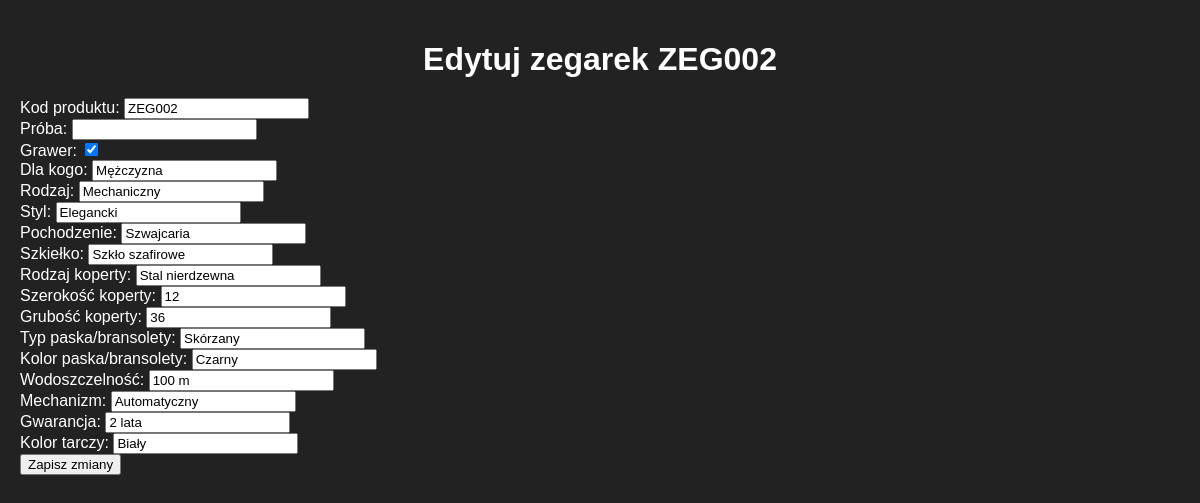
/edit_watch/ZEG002, run on the app's committed database.
### watch.py (models this page shows)
class Watch(Base):
    __tablename__ = 'watches'
    kod_produktu = Column(String(50), primary_key=True)
    proba = Column(String(50))
    grawer = Column(Boolean)
    dla_kogo = Column(String(50))
    rodzaj = Column(String(50))
    styl = Column(String(50))
    pochodzenie = Column(String(50))
    szkielko = Column(String(50))
    rodzaj_koperty = Column(String(50))
    szerokosc_koperty = Column(String(50))
    grubosc_koperty = Column(String(50))
    typ_paska_bransolety = Column(String(50))
    kolor_paska_bransolety = Column(String(50))
    wodoszczelnosc = Column(String(50))
    mechanizm = Column(String(50))
    gwarancja = Column(String(50))
    kolor_tarczy = Column(String(50))

### app.py (the view, shortened to what this page needs)
@app.route('/edit_watch/<watch_id>', methods=['GET', 'POST'])
def edit_watch(watch_id):
    watch = Watch.query.get(watch_id)
    return render_template('edit_watch.html', watch=watch)

### templates/edit_watch.html (shortened to what this page needs)
<!DOCTYPE html>
<html lang="pl">
<html>
<head>
    <link rel="stylesheet" href="/static/styles.css">
</head>
<body>
    <h1>Edytuj zegarek {{ watch.kod_produktu }}</h1>
    <form action="/edit_watch/{{ watch.kod_produktu }}" method="post">
        <div>
            <label for="kod_produktu">Kod produktu:</label>
            <input type="text" id="kod_produktu" name="kod_produktu" value="{{ watch.kod_produktu }}" required>
        </div>
        <div>
            <label for="proba">Próba:</label>
            <input type="text" id="proba" name="proba" value="{{ watch.proba }}">
        </div>
        <div>
            <label for="grawer">Grawer:</label>
            <input type="checkbox" id="grawer" name="grawer" {% if watch.grawer %}checked{% endif %}>
        </div>
        <div>
            <label for="dla_kogo">Dla kogo:</label>
            <input type="text" id="dla_kogo" name="dla_kogo" value="{{ watch.dla_kogo }}" required>
        </div>
        <div>
            <label for="rodzaj">Rodzaj:</label>
            <input type="text" id="rodzaj" name="rodzaj" value="{{ watch.rodzaj }}" required>
        </div>
        <div>
            <label for="styl">Styl:</label>
            <input type="text" id="styl" name="styl" value="{{ watch.styl }}" required>
        </div>
        <div>
            <label for="pochodzenie">Pochodzenie:</label>
            <input type="text" id="pochodzenie" name="pochodzenie" value="{{ watch.pochodzenie }}" required>
        </div>
        <div>
            <label for="szkielko">Szkiełko:</label>
            <input type="text" id="szkielko" name="szkielko" value="{{ watch.szkielko }}" required>
        </div>
        <div>
            <label for="rodzaj_koperty">Rodzaj koperty:</label>
            <input type="text" id="rodzaj_koperty" name="rodzaj_koperty" value="{{ watch.rodzaj_koperty }}" required>
        </div>
        <div>
            <label for="szerokosc_koperty">Szerokość koperty:</label>
            <input type="number" id="szerokosc_koperty" name="szerokosc_koperty" value="{{ watch.szerokosc_koperty }}" required>
        </div>
        <div>
            <label for="grubosc_koperty">Grubość koperty:</label>
            <input type="number" id="grubosc_koperty" name="grubosc_koperty" value="{{ watch.grubosc_koperty }}" required>
        </div>
        <div>
            <label for="typ_paska_bransolety">Typ paska/bransolety:</label>
            <input type="text" id="typ_paska_bransolety" name="typ_paska_bransolety" value="{{ watch.typ_paska_bransolety }}" required>
        </div>
        <div>
            <label for="kolor_paska_bransolety">Kolor paska/bransolety:</label>
            <input type="text" id="kolor_paska_bransolety" name="kolor_paska_bransolety" value="{{ watch.kolor_paska_bransolety }}" required>
        </div>
        <div>
            <label for="wodoszczelnosc">Wodoszczelność:</label>
            <input type="text" id="wodoszczelnosc" name="wodoszczelnosc" value="{{ watch.wodoszczelnosc }}" required>
        </div>
        <div>
            <label for="mechanizm">Mechanizm:</label>
            <input type="text" id="mechanizm" name="mechanizm" value="{{ watch.mechanizm }}" required>
        </div>
        <div>
            <label for="gwarancja">Gwarancja:</label>
            <input type="text" id="gwarancja" name="gwarancja" value="{{ watch.gwarancja }}" required>
        </div>
        <div>
            <label for="kolor_tarczy">Kolor tarczy:</label>
            <input type="text" id="kolor_tarczy" name="kolor_tarczy" value="{{ watch.kolor_tarczy }}" required>
        </div>
        <div>
            <button type="submit">Zapisz zmiany</button>
        </div>
    </form>
</body>
</html>

### static/styles.css (style rules this page uses)
body { font-family: Arial, sans-serif; background-color: #222; color: #fff; margin: 0; padding: 20px; }
h1 { text-align: center; margin-bottom: 20px; }

### data on the page
Watch: kod_produktu "ZEG002", grawer "☑", dla_kogo "Mężczyzna", rodzaj "Mechaniczny", styl "Elegancki", pochodzenie "Szwajcaria", szkielko "Szkło szafirowe", rodzaj_koperty "Stal nierdzewna", szerokosc_koperty "12", grubosc_koperty "36", typ_paska_bransolety "Skórzany", kolor_paska_bransolety "Czarny", wodoszczelnosc "100 m", mechanizm "Automatyczny", gwarancja "2 lata", kolor_tarczy "Biały"
